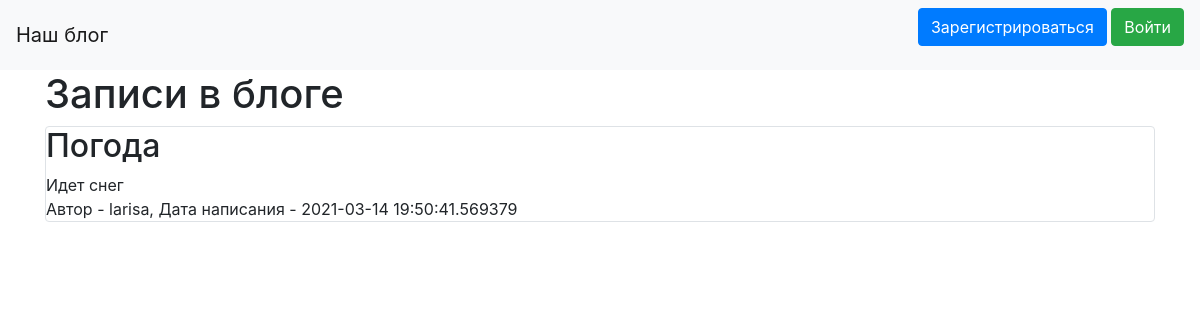
Before: / with the older database file.
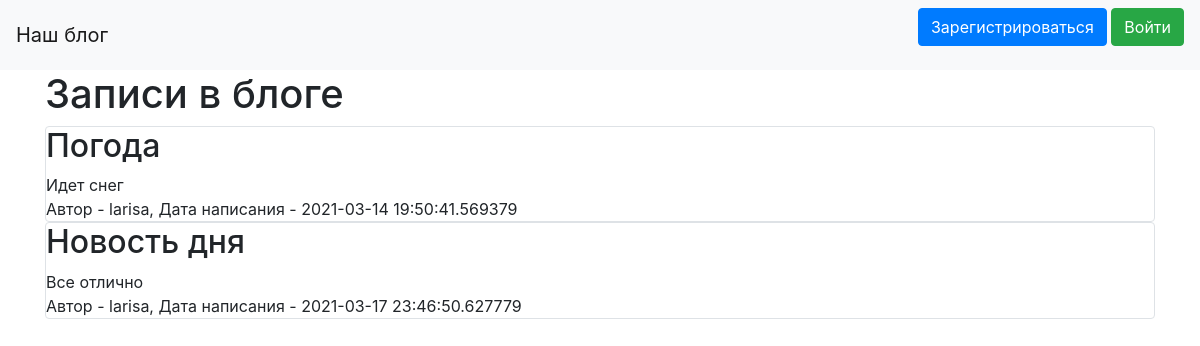
After: the same page with the newer database file.
### data/news.py (models this page shows)
class News(SqlAlchemyBase, UserMixin, SerializerMixin):
    __tablename__ = 'news'
    id = sqlalchemy.Column(sqlalchemy.Integer, primary_key=True, autoincrement=True)
    title = sqlalchemy.Column(sqlalchemy.String, nullable=True)
    content = sqlalchemy.Column(sqlalchemy.String, nullable=True)
    created_date = sqlalchemy.Column(sqlalchemy.DateTime, default=datetime.datetime.now)
    is_private = sqlalchemy.Column(sqlalchemy.Boolean, default=True)
    is_published = sqlalchemy.Column(sqlalchemy.Boolean, default=True)
    user_id = sqlalchemy.Column(sqlalchemy.Integer, sqlalchemy.ForeignKey("users.id"))
    user = orm.relation('User')

### data/users.py (models this page shows, shortened)
class User(SqlAlchemyBase, UserMixin, SerializerMixin):
    __tablename__ = 'users'
    id = sqlalchemy.Column(sqlalchemy.Integer, primary_key=True, autoincrement=True)
    name = sqlalchemy.Column(sqlalchemy.String, nullable=True)
    about = sqlalchemy.Column(sqlalchemy.String, nullable=True)
    email = sqlalchemy.Column(sqlalchemy.String, index=True, unique=True, nullable=True)
    hashed_password = sqlalchemy.Column(sqlalchemy.String, nullable=True)
    created_date = sqlalchemy.Column(sqlalchemy.DateTime, default=datetime.datetime.now)
    news = orm.relation("News", back_populates='user')

### main_double_v2.py (the view)
    @app.route("/")
    def index():
        db_sess = db_session.create_session()
        if current_user.is_authenticated:
            news = db_sess.query(News).filter(
                (News.user == current_user) | (News.is_private != True))
        else:
            news = db_sess.query(News).filter(News.is_private != True)
        res = make_response(render_template("index.html", news=news))
        return res

### data/db_session.py (called while the page is built)
def create_session() -> Session:
    global __factory
    return __factory()

### templates/index.html (shortened to what this page needs)
{% extends "base.html" %}
{% block content %}
    <h1>Записи в блоге</h1>
    {% for item in news%}
    <div class="col-md6 border rounded">
        <h2>{{item.title}}</h2>
        <div>
            {{item.content}}
        </div>
        <div>
            Автор - {{item.user.name}}, Дата написания - {{item.created_date}}
        </div>
    </div>
    {% endfor %}
{% endblock %}

### templates/base.html (shortened to what this page needs)
<!DOCTYPE html>
<html lang="en">
<head>
    <link rel="stylesheet"
          href="https://stackpath.bootstrapcdn.com/bootstrap/4.4.1/css/bootstrap.min.css"
>
</head>
<body>
<header>
    <nav class="navbar navbar-light bg-light">
        <a class="navbar-brand" href="#">Наш блог</a>
        {% if current_user.is_authenticated %}
            <a class="navbar-brand" href="/logout">{{ current_user.name }}</a>
        {% else %}
            <p>
                <a class="btn btn-primary " href="/register">Зарегистрироваться</a>
                <a class="btn btn-success" href="/login">Войти</a>
            </p>
        {% endif %}
    </nav>
</header>
<main role="main" class="container">
{% block content %}
{% endblock %}</main>
</body>
</html>

Changed rows visible on the page:
added News: title "Новость дня", content "Все отлично", user.name "larisa", created_date "2021-03-17 23:46:50.627779"
